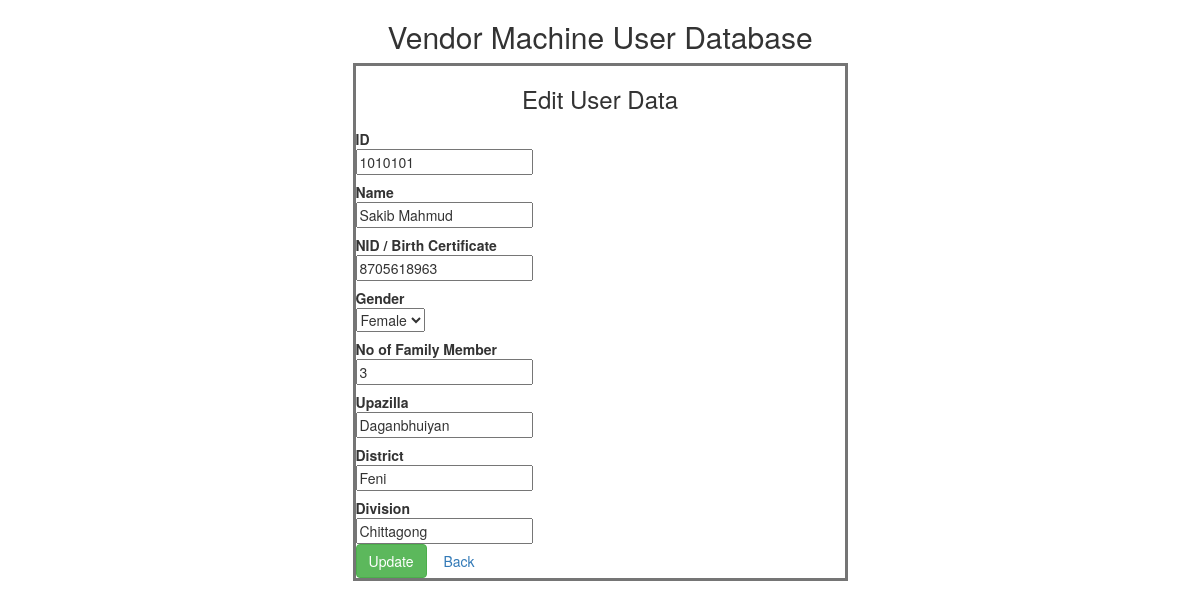
/php/user_update.php?id=1010101, run on the app's committed database.
### tables this page shows
CREATE TABLE `card_user_info` (
  `name` varchar(100) NOT NULL,
  `id` varchar(100) NOT NULL,
  `nid` varchar(100) NOT NULL,
  `gender` varchar(100) NOT NULL,
  `family_size` varchar(100) NOT NULL,
  `upazilla` varchar(255) NOT NULL,
  `district` varchar(255) NOT NULL,
  `division` varchar(100) NOT NULL,
  `registration_date` date NOT NULL,
  `last_relief_date` date NOT NULL,
  `relief_collected` int(100) NOT NULL
);

### php/user_update.php (the view, shortened to what this page needs)
<?php
    $id = null;
    if ( !empty($_GET['id'])) {
        $id = $_REQUEST['id'];
    }
    $pdo = Database::connect();
	$pdo->setAttribute(PDO::ATTR_ERRMODE, PDO::ERRMODE_EXCEPTION);
	$sql = "SELECT * FROM card_user_info where id = ?";
	$q = $pdo->prepare($sql);
	$q->execute(array($id));
	$data = $q->fetch(PDO::FETCH_ASSOC);
?>
<!DOCTYPE html>
<html lang="en">
<html>
	<head>
		<link rel="stylesheet" href="https://cdnjs.cloudflare.com/ajax/libs/font-awesome/4.7.0/css/font-awesome.min.css">
		<link rel="stylesheet" href="https://maxcdn.bootstrapcdn.com/bootstrap/3.4.1/css/bootstrap.min.css">
	</head>
	<body>
		<h2 align="center">Vendor Machine User Database</h2>
		<div class="container">
			<div class="center" style="margin: 0 auto; width:495px; border-style: solid; border-color: #757575;">
				<div class="row">
					<h3 align="center">Edit User Data</h3>
				</div>
				<form class="form-horizontal" action="user_update_tb.php?id=<?php echo $id?>" method="post">
					<div class="control-group">
						<label class="control-label">ID</label>
						<div class="controls">
							<input name="id" type="text"  placeholder="" value="<?php echo $data['id'];?>" readonly>
						</div>
					</div>
					<div class="control-group">
						<label class="control-label">Name</label>
						<div class="controls">
							<input name="name" type="text"  placeholder="" value="<?php echo $data['name'];?>" required>
						</div>
					</div>
					<div class="control-group">
						<label class="control-label">NID / Birth Certificate</label>
						<div class="controls">
							<input name="nid" type="text"  placeholder="" value="<?php echo $data['nid'];?>" required>
						</div>
					</div>
					<div class="control-group">
						<label class="control-label">Gender</label>
						<div class="controls">
							<select name="gender" id="mySelect">
								<option value="Female">Female</option>
							</select>
						</div>
					</div>
					<div class="control-group">
						<label class="control-label">No of Family Member</label>
						<div class="controls">
							<input name="family_size" type="text" placeholder="" value="<?php echo $data['family_size'];?>" readonly>
						</div>
					</div>
					<div class="control-group">
						<label class="control-label">Upazilla</label>
						<div class="controls">
							<input name="upazilla" type="text"  placeholder="" value="<?php echo $data['upazilla'];?>" required>
						</div>
					</div>
					<div class="control-group">
						<label class="control-label">District</label>
						<div class="controls">
							<input name="district" type="text"  placeholder="" value="<?php echo $data['district'];?>" required>
						</div>
					</div>
					<div class="control-group">
						<label class="control-label">Division</label>
						<div class="controls">
							<input name="division" type="text"  placeholder="" value="<?php echo $data['division'];?>" required>
						</div>
					</div>
					<div class="form-actions">
						<button type="submit" class="btn btn-success">Update</button>
						<a class="btn" href="user_data.php">Back</a>
					</div>
				</form>
			</div>
		</div>
	</body>
</html>

### php/user_update.php (style rules this page uses)
html { font-family: Arial; display: inline-block; margin: 0px auto; }

### data on the page
card_user_info: id "1010101", name "Sakib Mahmud", nid "8705618963", family_size "3", upazilla "Daganbhuiyan", district "Feni", division "Chittagong"
